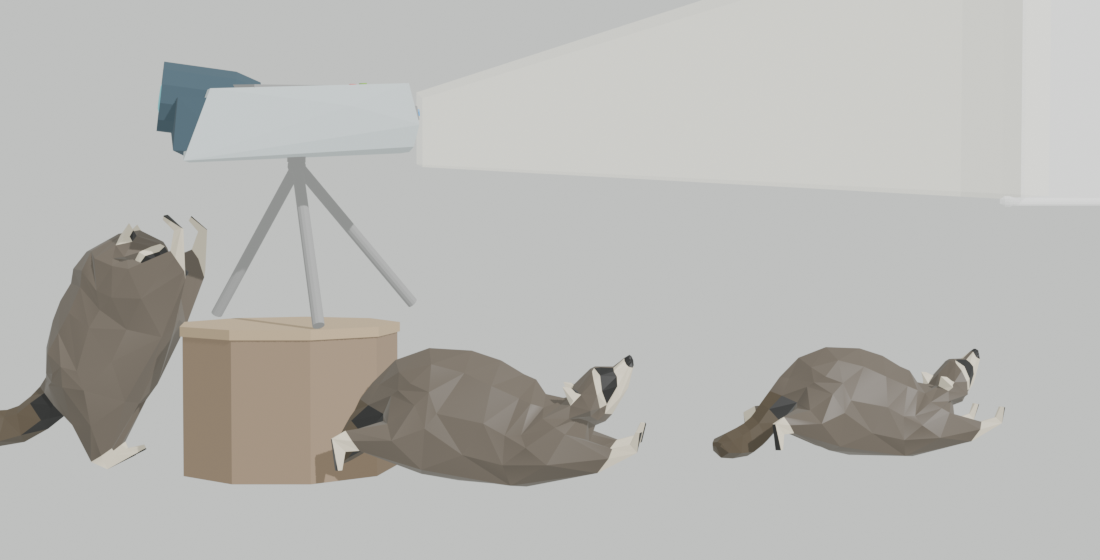
#> input picture blender/_to_delete/idle_f001.png, 1100 x 560 px
$ python recolor_old_grey.py ../../../blender/_to_delete/idle_f001.png ../../../blender/_to_delete/idle_f066.png
#> lines starting #> are read from the running program, lines starting #| are printed output that depends on the picture; after the words box and inside, x2 and y2 are one past the last pixel; in counts of white or black regions, pixels touching at a corner belong together
from PIL import Image
import numpy as np, sys
src, dst = sys.argv[1], sys.argv[2]
im=np.asarray(Image.open(src).convert('RGBA')).astype(np.float32)/255
rgb=im[...,:3]; a=im[...,3:]
#> after `a = im[..., 3:]`: a: shape (560, 1100, 1) float32; every value is 1
r,g,b=rgb[...,0],rgb[...,1],rgb[...,2]
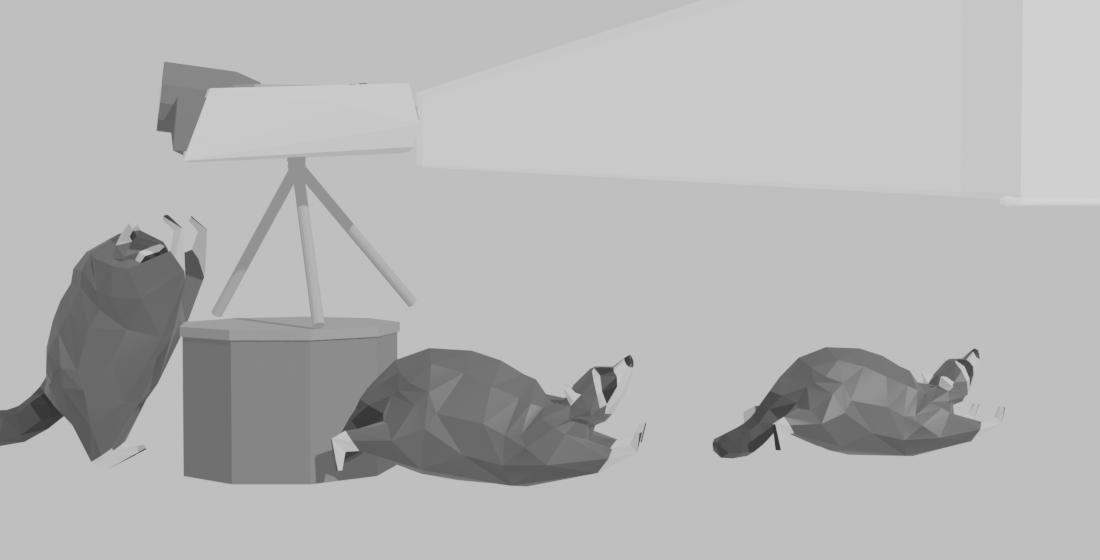
#> b: shape (560, 1100) float32; min 0.196, max 0.835, mean 0.704
mx=rgb.max(-1); mn=rgb.min(-1); v=mx; s=np.where(mx>1e-4,(mx-mn)/np.maximum(mx,1e-4),0)
#> after `s = np.where(mx > 0.0001, (mx - mn) / np.maximum(mx, 0.0001), 0)`:
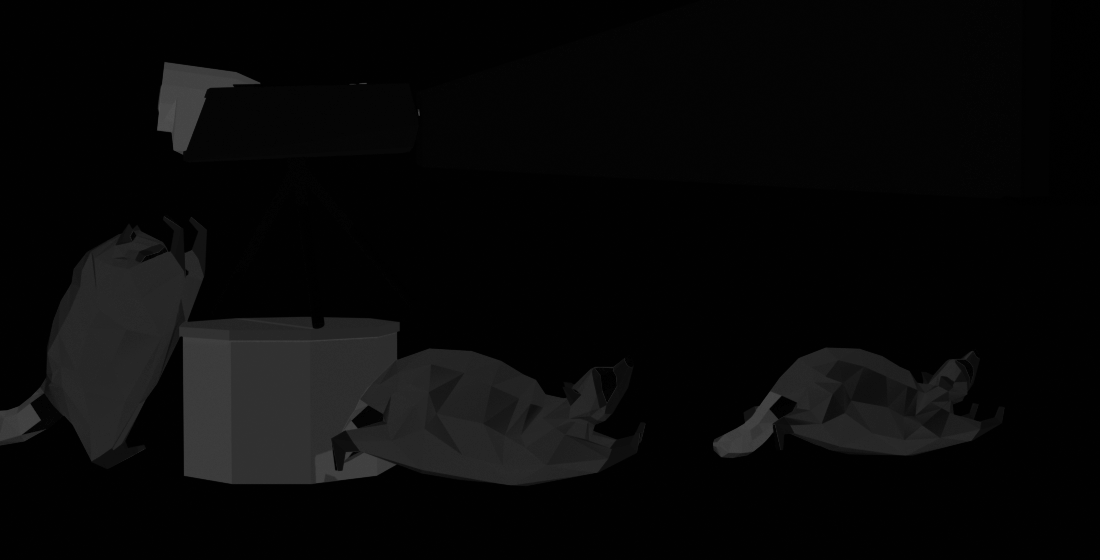
#> s: shape (560, 1100) float32; min 0, max 0.318, mean 0.0346
d=np.maximum(mx-mn,1e-6)
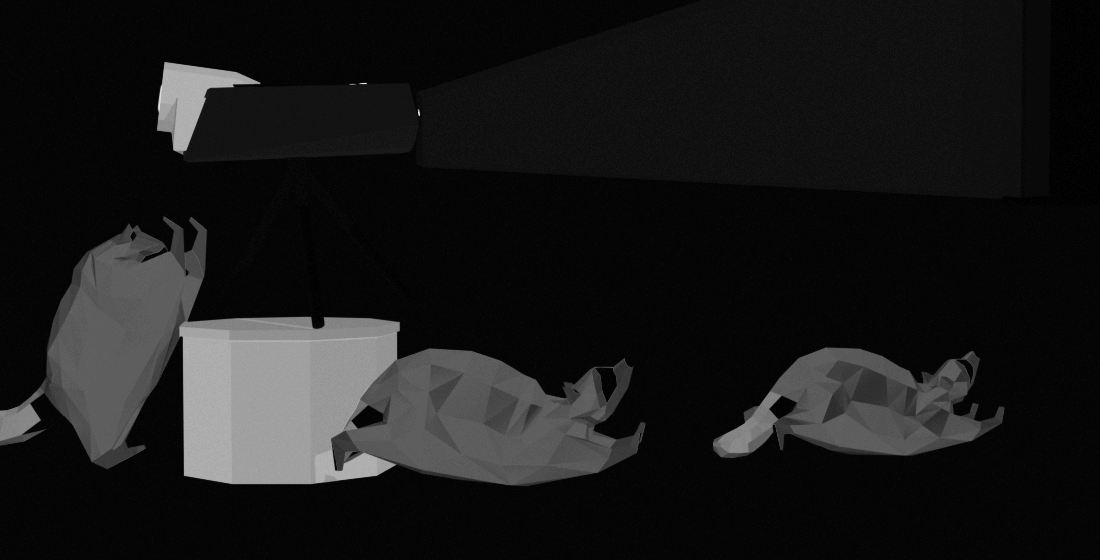
#> d: shape (560, 1100) float32; min 1e-06, max 0.2, mean 0.0203; drawn with min black and max white
h=np.where(mx==r, ((g-b)/d)%6, np.where(mx==g, (b-r)/d+2, (r-g)/d+4))*60
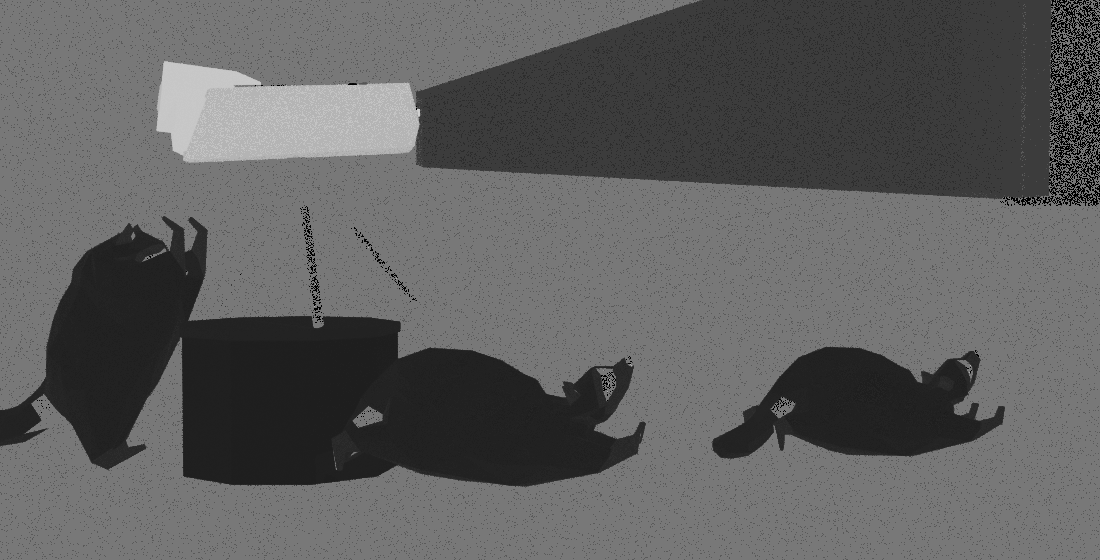
#> h: shape (560, 1100) float32; min 0, max 208, mean 94.8
lum=0.2126*r+0.7152*g+0.0722*b
out=np.zeros_like(rgb)
red = (s>0.55)&((h<8)|(h>345))&(v>0.25)       # mouth / tongue
#> red: shape (560, 1100) bool; every value is 0
light = (v>0.55)&(~red)                         # muzzle, inner ears, pads
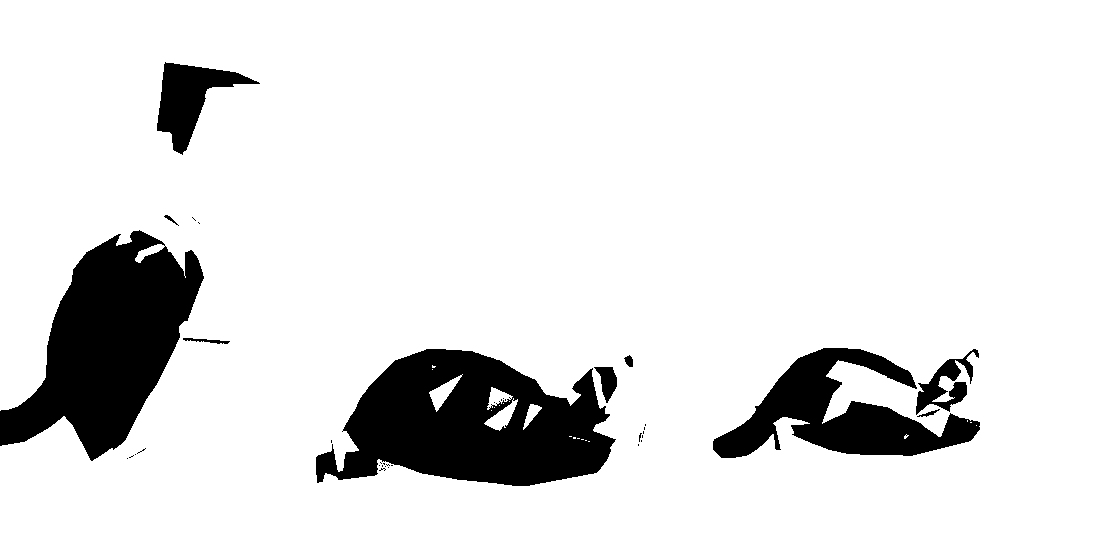
#> light: shape (560, 1100) bool; 88.7% white; 37 black regions (27 under 20 px), largest, box (x1, y1, x2, y2) and area: (316, 349, 616, 486) 26225, (0, 230, 204, 461) 24347, (713, 348, 980, 458) 12765
dark = (lum<0.035)&(~red)&(~light)              # nose, eye sockets, gutters
fur = ~(red|light|dark)
# fur: a medium silver-grey with a whisper of warmth, keeping the baked shading
gf = np.clip(0.13 + lum*1.65, 0, 0.62)
for i,m in enumerate((1.03,1.0,0.96)): out[...,i]=np.where(fur, gf*m, out[...,i])
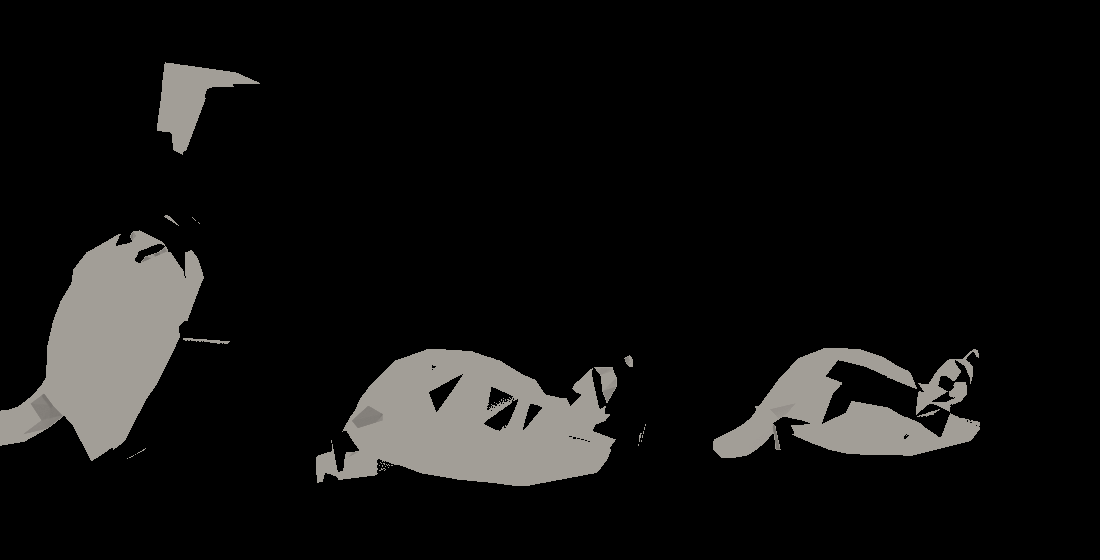
#> out: shape (560, 1100, 3) float32; mean of channels 0, 1, 2 0.0717, 0.0697, 0.0669; drawn as R, G, B
# muzzle / face mask: a lighter, greyed-out cream - age, not a panda
gl = np.clip(0.42 + lum*0.42, 0, 0.74)
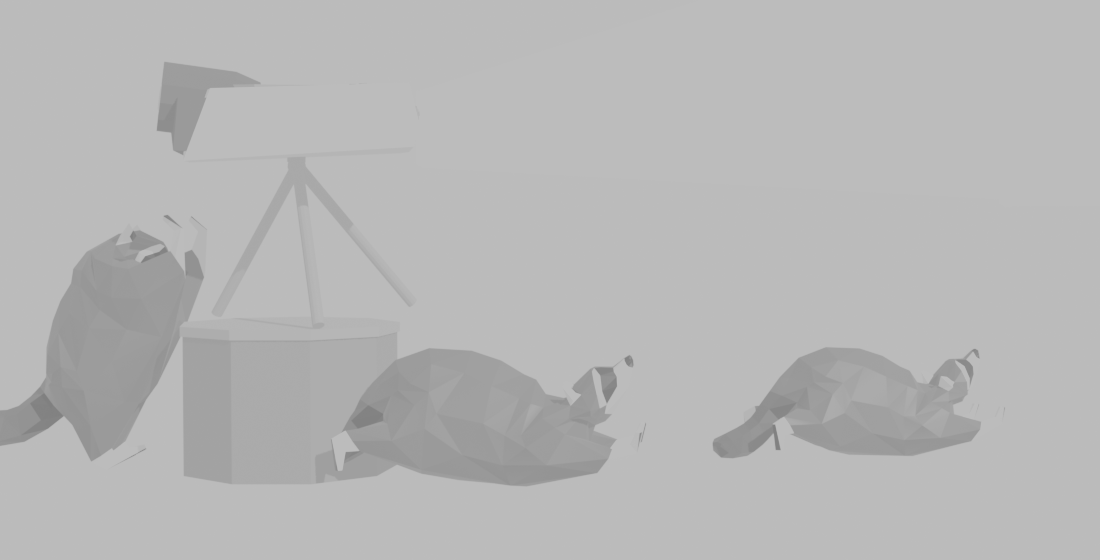
#> gl: shape (560, 1100) float32; min 0.504, max 0.74, mean 0.717
for i,m in enumerate((1.02,1.0,0.93)): out[...,i]=np.where(light, gl*m, out[...,i])
# mouth: dusty rose
for i,c in enumerate((0.55,0.30,0.31)): out[...,i]=np.where(red, c*(0.6+v*0.6), out[...,i])
# darks stay dark
for i in range(3): out[...,i]=np.where(dark, rgb[...,i]*1.1, out[...,i])
res=np.concatenate([np.clip(out,0,1),a],-1)
Image.fromarray((res*255).astype(np.uint8),'RGBA').save(dst, optimize=True)
